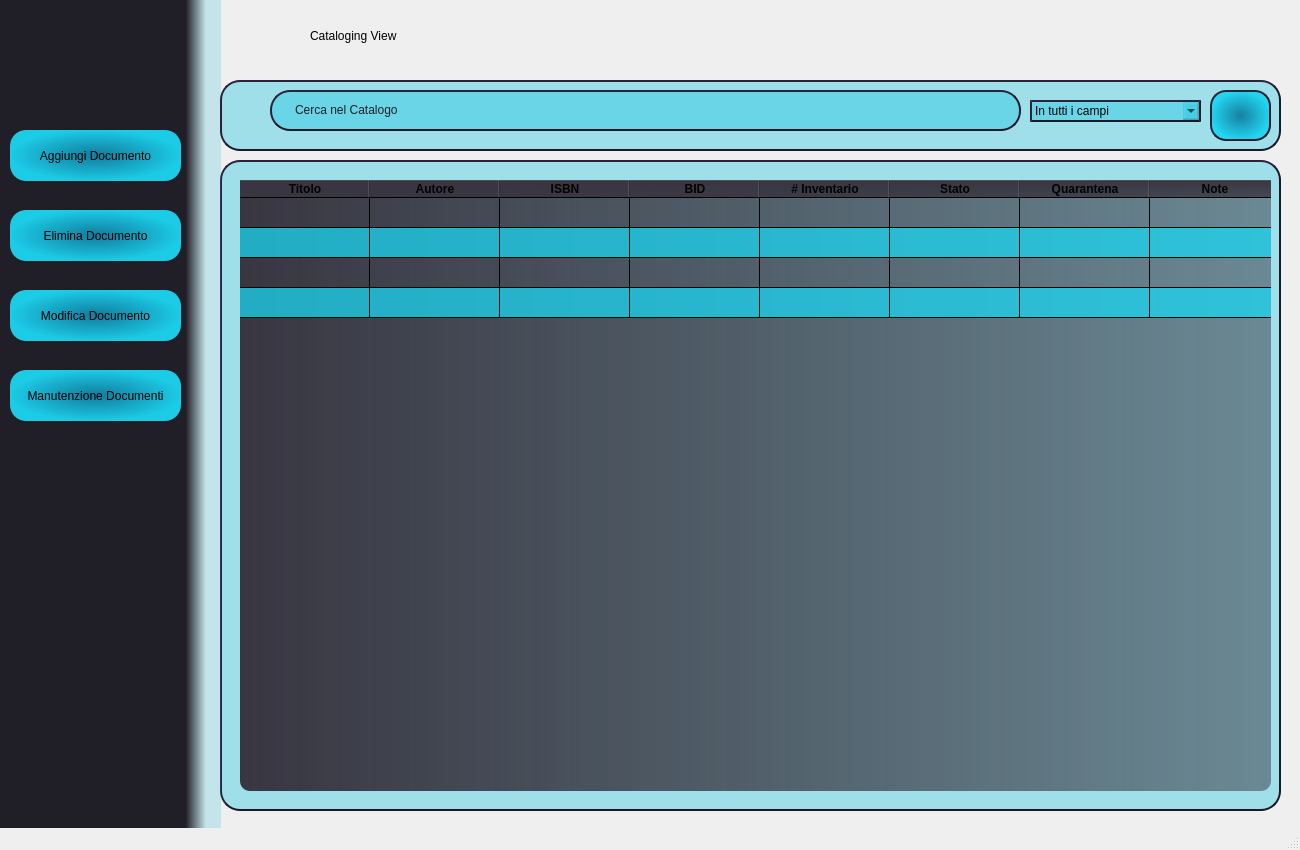
<?xml version="1.0" encoding="UTF-8"?>
<ui version="4.0">
 <class>Home</class>
 <widget class="QMainWindow" name="Home">
  <property name="geometry">
   <rect>
    <x>0</x>
    <y>0</y>
    <width>1300</width>
    <height>850</height>
   </rect>
  </property>
  <property name="minimumSize">
   <size>
    <width>760</width>
    <height>850</height>
   </size>
  </property>
  <property name="maximumSize">
   <size>
    <width>1300</width>
    <height>850</height>
   </size>
  </property>
  <property name="windowTitle">
   <string>Babelib</string>
  </property>
  <widget class="QWidget" name="centralwidget">
   <widget class="QFrame" name="frame">
    <property name="geometry">
     <rect>
      <x>220</x>
      <y>160</y>
      <width>1061</width>
      <height>651</height>
     </rect>
    </property>
    <property name="minimumSize">
     <size>
      <width>0</width>
      <height>1</height>
     </size>
    </property>
    <property name="styleSheet">
     <string notr="true">border-radius: 20px;
border-style: outset;
border-width: 2px;
border-color:rgb(27,25,39);
background-color:rgba(0, 192, 225, 85)</string>
    </property>
    <property name="frameShape">
     <enum>QFrame::StyledPanel</enum>
    </property>
    <property name="frameShadow">
     <enum>QFrame::Raised</enum>
    </property>
    <widget class="QTableWidget" name="itemTable">
     <property name="enabled">
      <bool>true</bool>
     </property>
     <property name="geometry">
      <rect>
       <x>20</x>
       <y>20</y>
       <width>1031</width>
       <height>611</height>
      </rect>
     </property>
     <property name="sizePolicy">
      <sizepolicy hsizetype="Preferred" vsizetype="Preferred">
       <horstretch>40</horstretch>
       <verstretch>40</verstretch>
      </sizepolicy>
     </property>
     <property name="minimumSize">
      <size>
       <width>100</width>
       <height>200</height>
      </size>
     </property>
     <property name="sizeIncrement">
      <size>
       <width>0</width>
       <height>0</height>
      </size>
     </property>
     <property name="mouseTracking">
      <bool>false</bool>
     </property>
     <property name="tabletTracking">
      <bool>false</bool>
     </property>
     <property name="accessibleName">
      <string/>
     </property>
     <property name="autoFillBackground">
      <bool>false</bool>
     </property>
     <property name="styleSheet">
      <string notr="true">background-color: rgb(27, 25, 39);
font: 14pt &quot;Source Code Pro for Powerline&quot;;
background-color:qlineargradient(spread:reflect, x1:0, y1:0, x2:1, y2:0, stop:0 rgba(56, 54, 65, 255), stop:1 rgba(56, 54, 65, 130));
qproperty-alignment: 'AlignLeft';
alternate-background-color: rgb(27, 213, 241,190);
border:none;
border-radius:10px;</string>
     </property>
     <property name="lineWidth">
      <number>1</number>
     </property>
     <property name="verticalScrollBarPolicy">
      <enum>Qt::ScrollBarAsNeeded</enum>
     </property>
     <property name="horizontalScrollBarPolicy">
      <enum>Qt::ScrollBarAlwaysOff</enum>
     </property>
     <property name="dragDropOverwriteMode">
      <bool>true</bool>
     </property>
     <property name="alternatingRowColors">
      <bool>true</bool>
     </property>
     <property name="gridStyle">
      <enum>Qt::SolidLine</enum>
     </property>
     <property name="sortingEnabled">
      <bool>true</bool>
     </property>
     <property name="rowCount">
      <number>4</number>
     </property>
     <attribute name="horizontalHeaderVisible">
      <bool>true</bool>
     </attribute>
     <attribute name="horizontalHeaderCascadingSectionResizes">
      <bool>false</bool>
     </attribute>
     <attribute name="horizontalHeaderMinimumSectionSize">
      <number>50</number>
     </attribute>
     <attribute name="horizontalHeaderDefaultSectionSize">
      <number>130</number>
     </attribute>
     <attribute name="horizontalHeaderHighlightSections">
      <bool>false</bool>
     </attribute>
     <attribute name="horizontalHeaderShowSortIndicator" stdset="0">
      <bool>true</bool>
     </attribute>
     <attribute name="horizontalHeaderStretchLastSection">
      <bool>true</bool>
     </attribute>
     <attribute name="verticalHeaderVisible">
      <bool>false</bool>
     </attribute>
     <attribute name="verticalHeaderCascadingSectionResizes">
      <bool>false</bool>
     </attribute>
     <attribute name="verticalHeaderHighlightSections">
      <bool>true</bool>
     </attribute>
     <attribute name="verticalHeaderShowSortIndicator" stdset="0">
      <bool>false</bool>
     </attribute>
     <attribute name="verticalHeaderStretchLastSection">
      <bool>false</bool>
     </attribute>
     <row>
      <property name="text">
       <string>New Row</string>
      </property>
     </row>
     <row>
      <property name="text">
       <string>New Row</string>
      </property>
     </row>
     <row>
      <property name="text">
       <string>New Row</string>
      </property>
     </row>
     <row>
      <property name="text">
       <string>New Row</string>
      </property>
     </row>
     <column>
      <property name="text">
       <string>Titolo</string>
      </property>
      <property name="font">
       <font>
        <weight>75</weight>
        <bold>true</bold>
       </font>
      </property>
     </column>
     <column>
      <property name="text">
       <string>Autore</string>
      </property>
      <property name="font">
       <font>
        <weight>75</weight>
        <bold>true</bold>
       </font>
      </property>
     </column>
     <column>
      <property name="text">
       <string>ISBN</string>
      </property>
      <property name="font">
       <font>
        <weight>75</weight>
        <bold>true</bold>
       </font>
      </property>
     </column>
     <column>
      <property name="text">
       <string>BID</string>
      </property>
      <property name="font">
       <font>
        <weight>75</weight>
        <bold>true</bold>
       </font>
      </property>
     </column>
     <column>
      <property name="text">
       <string># Inventario</string>
      </property>
      <property name="font">
       <font>
        <weight>75</weight>
        <bold>true</bold>
       </font>
      </property>
     </column>
     <column>
      <property name="text">
       <string>Stato</string>
      </property>
      <property name="font">
       <font>
        <weight>75</weight>
        <bold>true</bold>
       </font>
      </property>
     </column>
     <column>
      <property name="text">
       <string>Quarantena</string>
      </property>
      <property name="font">
       <font>
        <weight>75</weight>
        <bold>true</bold>
       </font>
      </property>
     </column>
     <column>
      <property name="text">
       <string>Note</string>
      </property>
      <property name="font">
       <font>
        <weight>75</weight>
        <bold>true</bold>
       </font>
      </property>
     </column>
     <item row="0" column="0">
      <property name="flags">
       <set>ItemIsEnabled</set>
      </property>
     </item>
    </widget>
   </widget>
   <widget class="QFrame" name="frame_2">
    <property name="geometry">
     <rect>
      <x>0</x>
      <y>0</y>
      <width>221</width>
      <height>831</height>
     </rect>
    </property>
    <property name="styleSheet">
     <string notr="true">border:none;
background-color:qlineargradient(spread:pad, x1:0.83936, y1:0, x2:1, y2:0, stop:0 rgba(32, 30, 39, 255), stop:0.571429 rgba(0, 178, 210, 48));
</string>
    </property>
    <property name="frameShape">
     <enum>QFrame::StyledPanel</enum>
    </property>
    <property name="frameShadow">
     <enum>QFrame::Raised</enum>
    </property>
    <widget class="QPushButton" name="modifyButton">
     <property name="geometry">
      <rect>
       <x>10</x>
       <y>290</y>
       <width>171</width>
       <height>51</height>
      </rect>
     </property>
     <property name="styleSheet">
      <string notr="true">background-color:qradialgradient(spread:pad, cx:0.499926, cy:0.5, radius:0.5, fx:0.5, fy:0.5, stop:0 rgba(18, 125, 160, 249), stop:1 rgba(27, 213, 241, 241));
border-radius:16px;</string>
     </property>
     <property name="text">
      <string>Modifica Documento</string>
     </property>
     <property name="icon">
      <iconset>
       <normaloff>../img/modify book.png</normaloff>../img/modify book.png</iconset>
     </property>
     <property name="iconSize">
      <size>
       <width>40</width>
       <height>40</height>
      </size>
     </property>
    </widget>
    <widget class="QPushButton" name="removeButton">
     <property name="geometry">
      <rect>
       <x>10</x>
       <y>210</y>
       <width>171</width>
       <height>51</height>
      </rect>
     </property>
     <property name="styleSheet">
      <string notr="true">background-color:qradialgradient(spread:pad, cx:0.499926, cy:0.5, radius:0.5, fx:0.5, fy:0.5, stop:0 rgba(18, 125, 160, 249), stop:1 rgba(27, 213, 241, 241));
border-radius:16px;</string>
     </property>
     <property name="text">
      <string>Elimina Documento</string>
     </property>
     <property name="icon">
      <iconset>
       <normaloff>../img/remove book.png</normaloff>../img/remove book.png</iconset>
     </property>
     <property name="iconSize">
      <size>
       <width>40</width>
       <height>40</height>
      </size>
     </property>
    </widget>
    <widget class="QLabel" name="logo">
     <property name="geometry">
      <rect>
       <x>44</x>
       <y>20</y>
       <width>91</width>
       <height>81</height>
      </rect>
     </property>
     <property name="styleSheet">
      <string notr="true">background-color:transparent;</string>
     </property>
     <property name="text">
      <string/>
     </property>
     <property name="textFormat">
      <enum>Qt::RichText</enum>
     </property>
     <property name="pixmap">
      <pixmap>../img/Babelib-removebg-preview.png</pixmap>
     </property>
     <property name="scaledContents">
      <bool>true</bool>
     </property>
    </widget>
    <widget class="QPushButton" name="addButton">
     <property name="geometry">
      <rect>
       <x>10</x>
       <y>130</y>
       <width>171</width>
       <height>51</height>
      </rect>
     </property>
     <property name="styleSheet">
      <string notr="true">border-radius:16px;
background-color:qradialgradient(spread:pad, cx:0.499926, cy:0.5, radius:0.5, fx:0.5, fy:0.5, stop:0 rgba(18, 125, 160, 249), stop:1 rgba(27, 213, 241, 241));</string>
     </property>
     <property name="text">
      <string>Aggiungi Documento</string>
     </property>
     <property name="icon">
      <iconset>
       <normaloff>../img/add book.png</normaloff>../img/add book.png</iconset>
     </property>
     <property name="iconSize">
      <size>
       <width>40</width>
       <height>40</height>
      </size>
     </property>
    </widget>
    <widget class="QPushButton" name="returnButton">
     <property name="geometry">
      <rect>
       <x>60</x>
       <y>740</y>
       <width>71</width>
       <height>51</height>
      </rect>
     </property>
     <property name="styleSheet">
      <string notr="true">background-color:transparent;</string>
     </property>
     <property name="text">
      <string/>
     </property>
     <property name="icon">
      <iconset>
       <normaloff>../img/go back.png</normaloff>../img/go back.png</iconset>
     </property>
     <property name="iconSize">
      <size>
       <width>40</width>
       <height>40</height>
      </size>
     </property>
    </widget>
    <widget class="QPushButton" name="maintainanceButton">
     <property name="geometry">
      <rect>
       <x>10</x>
       <y>370</y>
       <width>171</width>
       <height>51</height>
      </rect>
     </property>
     <property name="styleSheet">
      <string notr="true">background-color:qradialgradient(spread:pad, cx:0.499926, cy:0.5, radius:0.5, fx:0.5, fy:0.5, stop:0 rgba(18, 125, 160, 249), stop:1 rgba(27, 213, 241, 241));
border-radius:16px;</string>
     </property>
     <property name="text">
      <string>Manutenzione Documenti</string>
     </property>
     <property name="icon">
      <iconset>
       <normaloff>../img/maintenance.png</normaloff>../img/maintenance.png</iconset>
     </property>
     <property name="iconSize">
      <size>
       <width>40</width>
       <height>40</height>
      </size>
     </property>
    </widget>
   </widget>
   <widget class="QFrame" name="searchFrame">
    <property name="geometry">
     <rect>
      <x>220</x>
      <y>80</y>
      <width>1061</width>
      <height>71</height>
     </rect>
    </property>
    <property name="minimumSize">
     <size>
      <width>0</width>
      <height>1</height>
     </size>
    </property>
    <property name="styleSheet">
     <string notr="true">border-radius: 20px;
border-style: outset;
border-width: 2px;
border-color:rgb(27,25,39);
background-color:rgba(0, 192, 225, 85)</string>
    </property>
    <property name="frameShape">
     <enum>QFrame::StyledPanel</enum>
    </property>
    <property name="frameShadow">
     <enum>QFrame::Raised</enum>
    </property>
    <widget class="QLineEdit" name="lineEdit">
     <property name="geometry">
      <rect>
       <x>50</x>
       <y>10</y>
       <width>751</width>
       <height>41</height>
      </rect>
     </property>
     <property name="text">
      <string/>
     </property>
    </widget>
    <widget class="QLabel" name="searchLabel">
     <property name="geometry">
      <rect>
       <x>70</x>
       <y>19</y>
       <width>291</width>
       <height>21</height>
      </rect>
     </property>
     <property name="styleSheet">
      <string notr="true">background-color: transparent;
border-color: transparent;
color: rgb(32, 30, 39);
font: italic 10pt &quot;Arial&quot;;</string>
     </property>
     <property name="text">
      <string>Cerca nel Catalogo</string>
     </property>
    </widget>
    <widget class="QComboBox" name="filtersComboBox">
     <property name="geometry">
      <rect>
       <x>810</x>
       <y>20</y>
       <width>171</width>
       <height>22</height>
      </rect>
     </property>
     <property name="styleSheet">
      <string notr="true">font: italic 10pt &quot;Arial&quot;;</string>
     </property>
     <item>
      <property name="text">
       <string>In tutti i campi</string>
      </property>
     </item>
     <item>
      <property name="text">
       <string>Autore</string>
      </property>
     </item>
     <item>
      <property name="text">
       <string>Titolo</string>
      </property>
     </item>
     <item>
      <property name="text">
       <string>ISBN</string>
      </property>
     </item>
    </widget>
    <widget class="QPushButton" name="searchPushButton">
     <property name="geometry">
      <rect>
       <x>990</x>
       <y>10</y>
       <width>61</width>
       <height>51</height>
      </rect>
     </property>
     <property name="styleSheet">
      <string notr="true">background-color:qradialgradient(spread:pad, cx:0.499926, cy:0.5, radius:0.5, fx:0.5, fy:0.5, stop:0 rgba(18, 125, 160, 249), stop:1 rgba(27, 213, 241, 241));
border-radius:16px;</string>
     </property>
     <property name="text">
      <string/>
     </property>
     <property name="icon">
      <iconset>
       <normaloff>../../../../Downloads/magnifier.png</normaloff>
       <normalon>../../../../Downloads/loupe (1).png</normalon>
       <activeon>../../../../Downloads/loupe (1).png</activeon>
       <selectedon>../../../../Downloads/loupe (1).png</selectedon>../../../../Downloads/magnifier.png</iconset>
     </property>
     <property name="iconSize">
      <size>
       <width>32</width>
       <height>32</height>
      </size>
     </property>
    </widget>
   </widget>
   <widget class="QLabel" name="background">
    <property name="geometry">
     <rect>
      <x>90</x>
      <y>-10</y>
      <width>1221</width>
      <height>891</height>
     </rect>
    </property>
    <property name="text">
     <string/>
    </property>
    <property name="pixmap">
     <pixmap>../img/background_blur.jpg</pixmap>
    </property>
    <property name="scaledContents">
     <bool>true</bool>
    </property>
   </widget>
   <widget class="QLabel" name="catalogingLabel">
    <property name="geometry">
     <rect>
      <x>310</x>
      <y>20</y>
      <width>151</width>
      <height>31</height>
     </rect>
    </property>
    <property name="styleSheet">
     <string notr="true">font: 75 bold 14pt &quot;Arial&quot;;</string>
    </property>
    <property name="text">
     <string>Cataloging View</string>
    </property>
   </widget>
   <widget class="QLabel" name="catalogingImage">
    <property name="geometry">
     <rect>
      <x>240</x>
      <y>20</y>
      <width>47</width>
      <height>41</height>
     </rect>
    </property>
    <property name="text">
     <string/>
    </property>
    <property name="pixmap">
     <pixmap>../img/Icona Catalogazione.png</pixmap>
    </property>
    <property name="scaledContents">
     <bool>true</bool>
    </property>
   </widget>
   <zorder>background</zorder>
   <zorder>frame</zorder>
   <zorder>frame_2</zorder>
   <zorder>searchFrame</zorder>
   <zorder>catalogingLabel</zorder>
   <zorder>catalogingImage</zorder>
  </widget>
  <widget class="QStatusBar" name="statusbar"/>
  <action name="actionModifica">
   <property name="text">
    <string>Modifica</string>
   </property>
  </action>
 </widget>
 <resources/>
 <connections/>
</ui>
